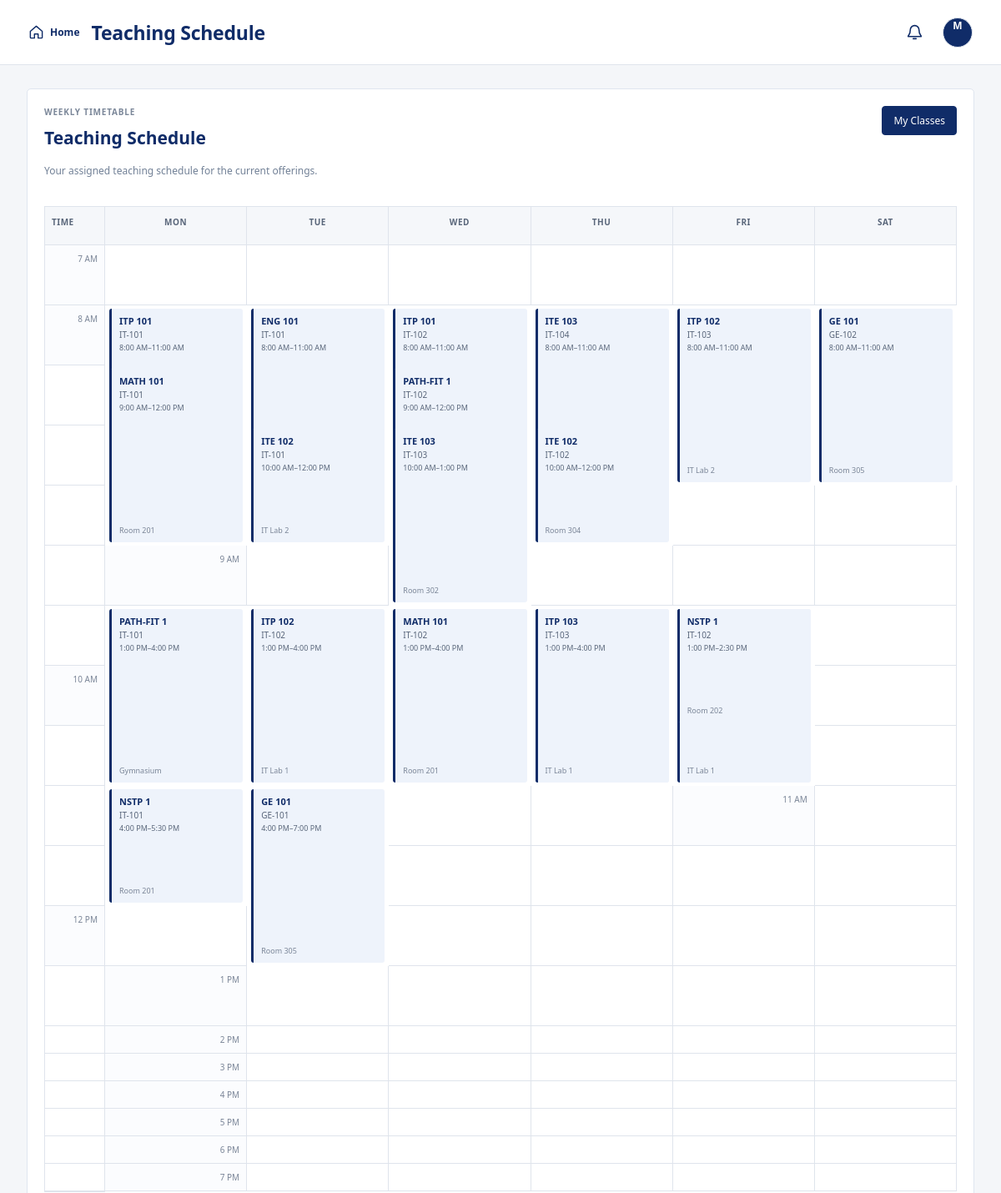
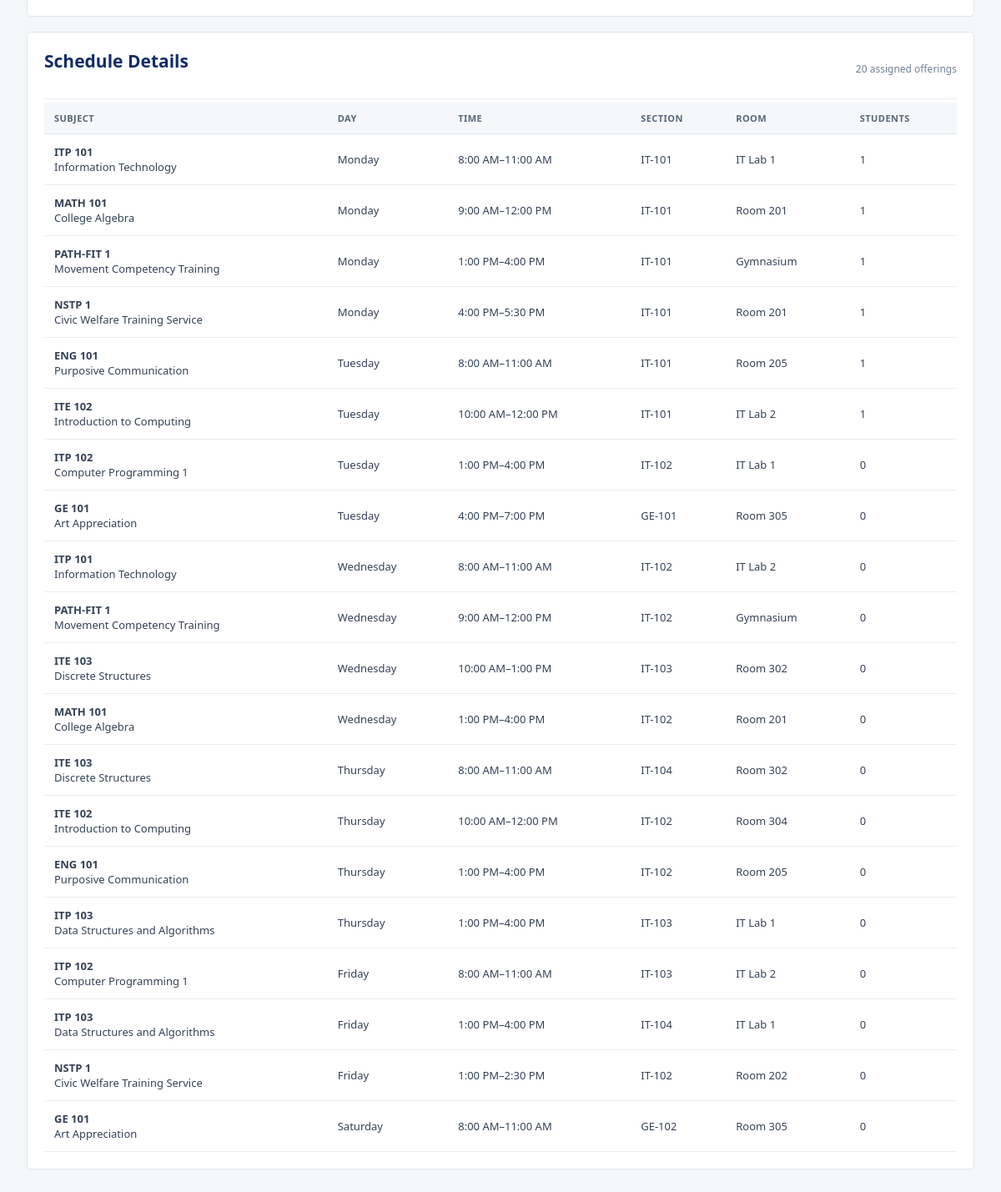
/faculty_schedule.php (signed in), run on the app's committed database (2 pictures, top to bottom).
### tables this page shows
CREATE TABLE subject_offerings (
 id INT AUTO_INCREMENT PRIMARY KEY,
 subject_id INT NOT NULL,
 faculty_id INT NULL,
 day_name VARCHAR(20) NOT NULL,
 start_time TIME NOT NULL,
 end_time TIME NOT NULL,
 room VARCHAR(80) NOT NULL,
 section VARCHAR(50) NOT NULL,
 FOREIGN KEY (subject_id) REFERENCES subjects(id) ON DELETE CASCADE,
 FOREIGN KEY (faculty_id) REFERENCES users(id) ON DELETE SET NULL
);

CREATE TABLE subjects (
 id INT AUTO_INCREMENT PRIMARY KEY,
 code VARCHAR(30) NOT NULL UNIQUE,
 name VARCHAR(150) NOT NULL,
 units INT NOT NULL,
 section VARCHAR(50),
 faculty_id INT NULL,
 description TEXT NULL,
 prerequisite VARCHAR(180) NULL,
 FOREIGN KEY (faculty_id) REFERENCES users(id) ON DELETE SET NULL
);

### config.php (called while the page is built, shortened)
<?php
function e($value) { return htmlspecialchars((string)$value, ENT_QUOTES, 'UTF-8'); }

### faculty_schedule.php (the view)
<?php require 'faculty_bootstrap.php';$title='Teaching Schedule';$fid=(int)$_SESSION['user']['id'];$q=$pdo->prepare("SELECT o.*,s.code,s.name,s.units,COUNT(DISTINCT CASE WHEN e.status='approved' THEN e.student_id END) student_count FROM subject_offerings o JOIN subjects s ON s.id=o.subject_id LEFT JOIN enrollments e ON e.offering_id=o.id WHERE o.faculty_id=? GROUP BY o.id ORDER BY FIELD(o.day_name,'Monday','Tuesday','Wednesday','Thursday','Friday','Saturday'),o.start_time,s.code");$q->execute([$fid]);$rows=$q->fetchAll();require 'header.php';
?><section class="section"><div class="section-intro"><div><span class="eyebrow">WEEKLY TIMETABLE</span><h2>Teaching Schedule</h2><p class="muted">Your assigned teaching schedule for the current offerings.</p></div><a class="btn" href="faculty_classes.php">My Classes</a></div><div class="calendar-wrap"><div class="calendar faculty-calendar faculty-timetable"><div class="cal-corner">Time</div><?php foreach(["Monday","Tuesday","Wednesday","Thursday","Friday","Saturday"] as $d):?><div class="cal-day-head"><?=e(substr($d,0,3))?></div><?php endforeach;?><?php for($h=7;$h<=19;$h++):?><div class="cal-time"><?=date('g A',mktime($h,0))?></div><div class="cal-cell"></div><div class="cal-cell"></div><div class="cal-cell"></div><div class="cal-cell"></div><div class="cal-cell"></div><div class="cal-cell"></div><?php endfor;?><?php $dayCols=['Monday'=>2,'Tuesday'=>3,'Wednesday'=>4,'Thursday'=>5,'Friday'=>6,'Saturday'=>7]; foreach($rows as $r): $st=strtotime($r['start_time']); $en=strtotime($r['end_time']); $startMin=((int)date('G',$st)-7)*60+(int)date('i',$st); $endMin=((int)date('G',$en)-7)*60+(int)date('i',$en); $rowStart=2+intdiv(max(0,$startMin),60); $rowEnd=2+max($rowStart-1,intdiv(max(1,$endMin),60)); if($endMin%60!==0){$rowEnd++;} if($rowEnd<=$rowStart){$rowEnd=$rowStart+1;} ?><a class="class-block timetable-block" style="grid-column:<?=$dayCols[$r['day_name']]?>;grid-row:<?=$rowStart?> / <?=$rowEnd?>" href="faculty_classes.php?offering=<?=e($r['id'])?>"><b><?=e($r['code'])?></b><span><?=e($r['section'])?></span><small><?=date('g:i A',$st)?>–<?=date('g:i A',$en)?></small><em><?=e($r['room'])?></em></a><?php endforeach;?></div></div></section><section class="section"><div class="card-head"><h2>Schedule Details</h2><span class="muted"><?=count($rows)?> assigned offerings</span></div><div class="table-scroll"><table class="table"><tr><th>Subject</th><th>Day</th><th>Time</th><th>Section</th><th>Room</th><th>Students</th></tr><?php foreach($rows as $r):?><tr><td><b><?=e($r['code'])?></b><br><?=e($r['name'])?></td><td><?=e($r['day_name'])?></td><td><?=date('g:i A',strtotime($r['start_time']))?>–<?=date('g:i A',strtotime($r['end_time']))?></td><td><?=e($r['section'])?></td><td><?=e($r['room'])?></td><td><?=e($r['student_count'])?></td></tr><?php endforeach;?></table></div></section><?php require 'footer.php';?>

### data on the page
subject_offerings: subject.code "ITP 101", section "IT-101", start_time "8:00 AM", end_time "11:00 AM", subject.name "Information Technology", day_name "Monday", room "IT Lab 1", student_count "1"
subject_offerings: subject.code "MATH 101", section "IT-101", start_time "9:00 AM", end_time "12:00 PM", room "Room 201", subject.name "College Algebra", day_name "Monday", student_count "1"
subject_offerings: subject.code "PATH-FIT 1", section "IT-101", start_time "1:00 PM", end_time "4:00 PM", room "Gymnasium", subject.name "Movement Competency Training", day_name "Monday", student_count "1"
subject_offerings: subject.code "NSTP 1", section "IT-101", start_time "4:00 PM", end_time "5:30 PM", room "Room 201", subject.name "Civic Welfare Training Service", day_name "Monday", student_count "1"
subject_offerings: subject.code "ENG 101", section "IT-101", start_time "8:00 AM", end_time "11:00 AM", subject.name "Purposive Communication", day_name "Tuesday", room "Room 205", student_count "1"
subject_offerings: subject.code "ITE 102", section "IT-101", start_time "10:00 AM", end_time "12:00 PM", room "IT Lab 2", subject.name "Introduction to Computing", day_name "Tuesday", student_count "1"
subject_offerings: subject.code "ITP 102", section "IT-102", start_time "1:00 PM", end_time "4:00 PM", room "IT Lab 1", subject.name "Computer Programming 1", day_name "Tuesday", student_count "0"
subject_offerings: subject.code "GE 101", section "GE-101", start_time "4:00 PM", end_time "7:00 PM", room "Room 305", subject.name "Art Appreciation", day_name "Tuesday", student_count "0"
subject_offerings: subject.code "ITP 101", section "IT-102", start_time "8:00 AM", end_time "11:00 AM", subject.name "Information Technology", day_name "Wednesday", room "IT Lab 2", student_count "0"
subject_offerings: subject.code "PATH-FIT 1", section "IT-102", start_time "9:00 AM", end_time "12:00 PM", subject.name "Movement Competency Training", day_name "Wednesday", room "Gymnasium", student_count "0"
subject_offerings: subject.code "ITE 103", section "IT-103", start_time "10:00 AM", end_time "1:00 PM", room "Room 302", subject.name "Discrete Structures", day_name "Wednesday", student_count "0"
subject_offerings: subject.code "MATH 101", section "IT-102", start_time "1:00 PM", end_time "4:00 PM", room "Room 201", subject.name "College Algebra", day_name "Wednesday", student_count "0"
subject_offerings: subject.code "ITE 103", section "IT-104", start_time "8:00 AM", end_time "11:00 AM", subject.name "Discrete Structures", day_name "Thursday", room "Room 302", student_count "0"
subject_offerings: subject.code "ITE 102", section "IT-102", start_time "10:00 AM", end_time "12:00 PM", room "Room 304", subject.name "Introduction to Computing", day_name "Thursday", student_count "0"
subject_offerings: subject.code "ITP 103", section "IT-103", start_time "1:00 PM", end_time "4:00 PM", room "IT Lab 1", subject.name "Data Structures and Algorithms", day_name "Thursday", student_count "0"
subject_offerings: subject.code "ITP 102", section "IT-103", start_time "8:00 AM", end_time "11:00 AM", room "IT Lab 2", subject.name "Computer Programming 1", day_name "Friday", student_count "0"
subject_offerings: room "IT Lab 1", subject.code "ITP 103", subject.name "Data Structures and Algorithms", day_name "Friday", start_time "1:00 PM", end_time "4:00 PM", section "IT-104", student_count "0"
subject_offerings: subject.code "NSTP 1", section "IT-102", start_time "1:00 PM", end_time "2:30 PM", room "Room 202", subject.name "Civic Welfare Training Service", day_name "Friday", student_count "0"
subject_offerings: subject.code "GE 101", section "GE-102", start_time "8:00 AM", end_time "11:00 AM", room "Room 305", subject.name "Art Appreciation", day_name "Saturday", student_count "0"
subject_offerings: subject.code "ENG 101", subject.name "Purposive Communication", day_name "Thursday", start_time "1:00 PM", end_time "4:00 PM", section "IT-102", room "Room 205", student_count "0"

### other printed values
$title "Teaching Schedule"
substr($_SESSION['user']['name'],0,1) "M"
substr($d,0,3) "MON"
substr($d,0,3) "TUE"
substr($d,0,3) "WED"
substr($d,0,3) "THU"
substr($d,0,3) "FRI"
substr($d,0,3) "SAT"
date('g A',mktime($h,0)) "7 AM"
date('g A',mktime($h,0)) "8 AM"
date('g A',mktime($h,0)) "9 AM"
date('g A',mktime($h,0)) "10 AM"
date('g A',mktime($h,0)) "11 AM"
date('g A',mktime($h,0)) "12 PM"
date('g A',mktime($h,0)) "1 PM"
